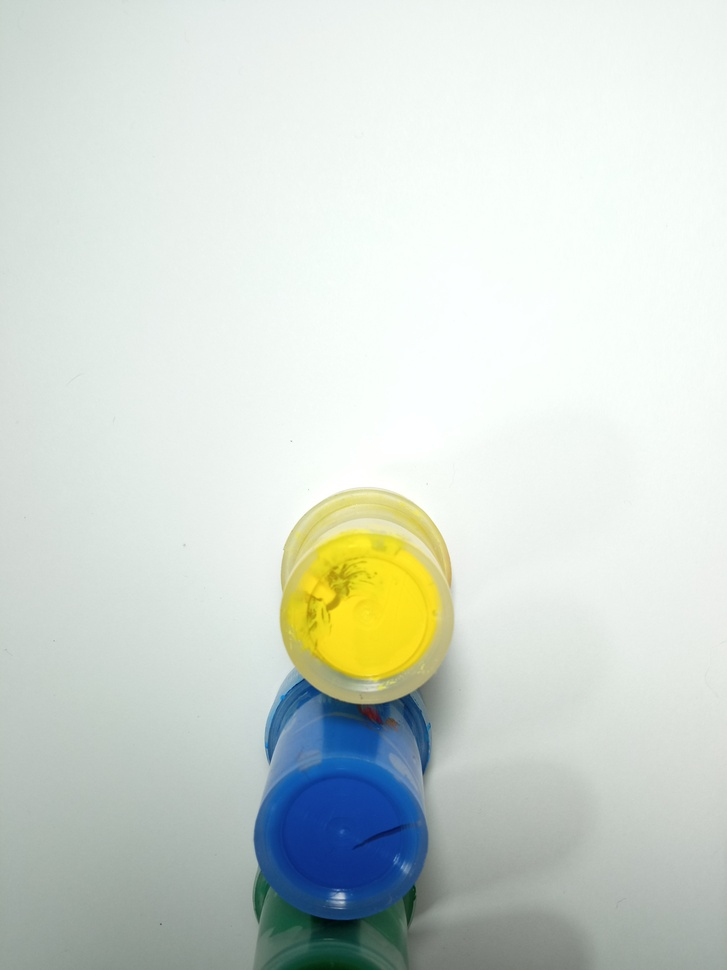
#> input picture IMG_0001.jpg, 727 x 970 px, shrunk from 3120 x 4160 before the run
$ python framesVideo.py
#> lines starting #> are read from the running program, lines starting #| are printed output that depends on the picture
import cv2

#Leer imagenes
img1 = cv2.imread('IMG_0001.jpg')
#> img1 is the input picture: shape (970, 727, 3); mean B, G, R 210.4, 217.4, 209.2
img2 = cv2.imread('IMG_0002.jpg')
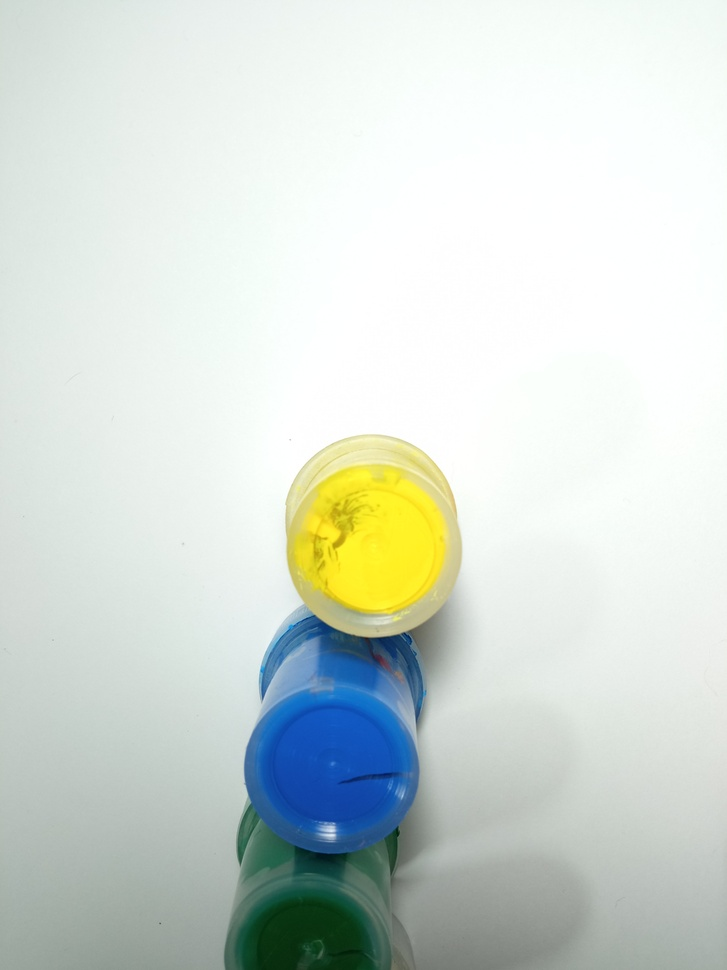
#> input picture IMG_0002.jpg, 727 x 970 px, shrunk from 3120 x 4160 before the run
#> img2 is the input picture: shape (970, 727, 3); mean B, G, R 213.3, 219.7, 211.1
img3 = cv2.imread('IMG_0003.jpg')
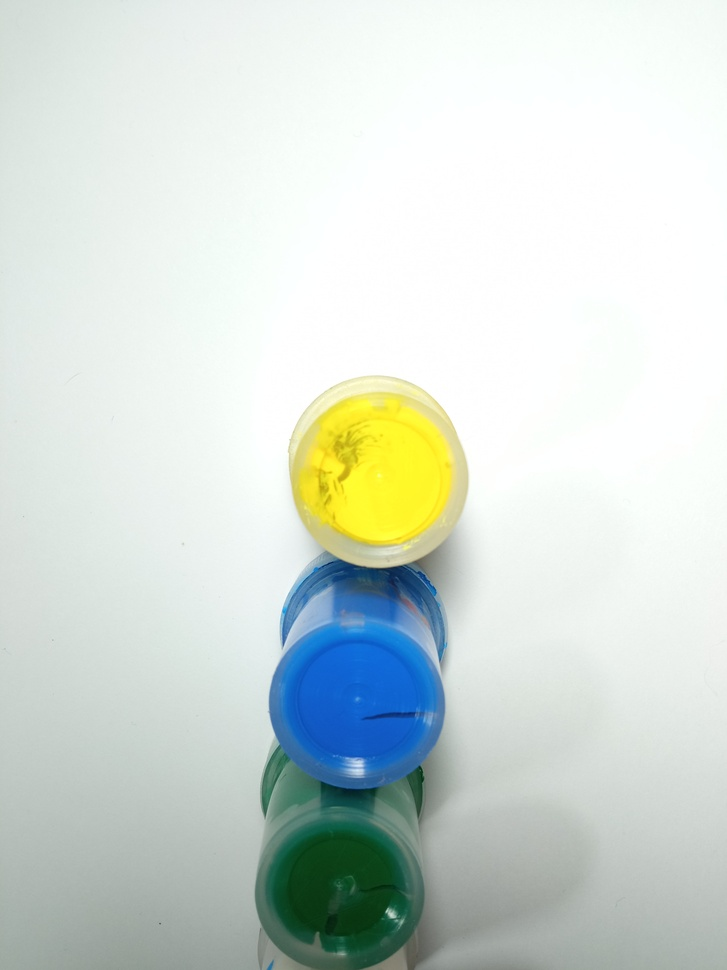
#> input picture IMG_0003.jpg, 727 x 970 px, shrunk from 3120 x 4160 before the run
#> img3 is the input picture: shape (970, 727, 3); mean B, G, R 214.1, 220.1, 210.5
img4 = cv2.imread('IMG_0004.jpg')
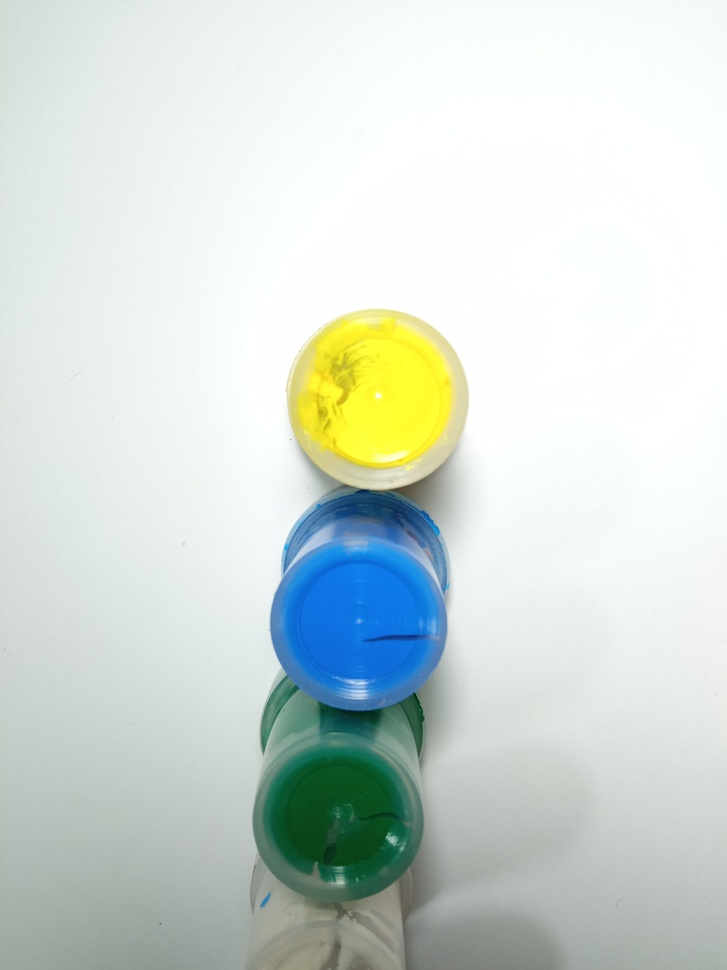
#> input picture IMG_0004.jpg, 727 x 970 px, shrunk from 3120 x 4160 before the run
#> img4 is the input picture: shape (970, 727, 3); mean B, G, R 212.7, 219, 208.8
img5 = cv2.imread('IMG_0005.jpg')
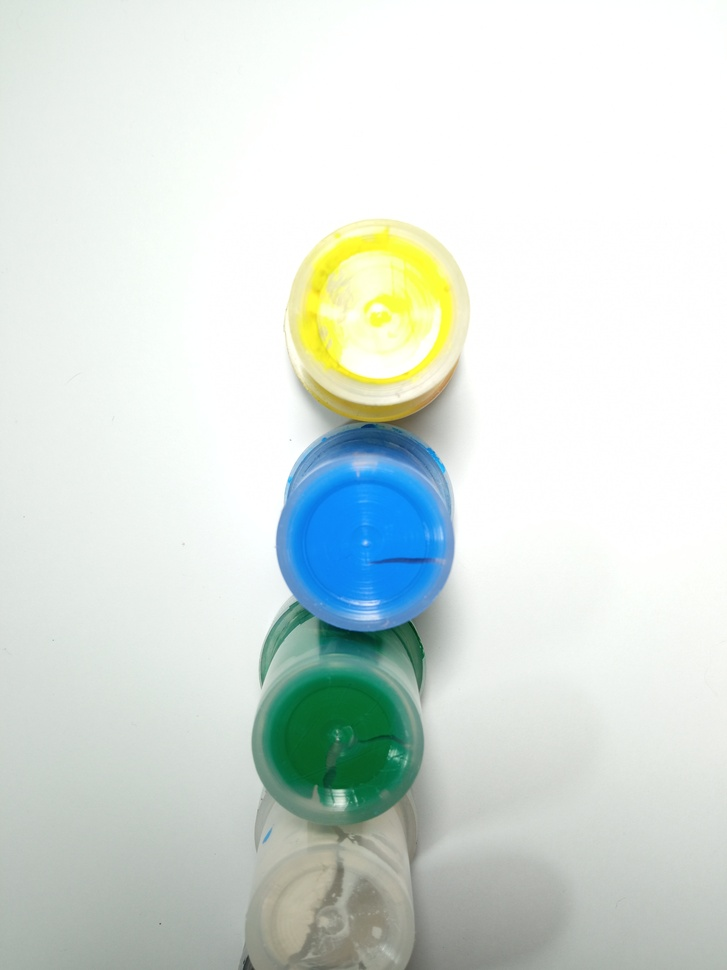
#> input picture IMG_0005.jpg, 727 x 970 px, shrunk from 3120 x 4160 before the run
#> img5 is the input picture: shape (970, 727, 3); mean B, G, R 219.3, 224.1, 214.4
img6 = cv2.imread('IMG_0006.jpg')
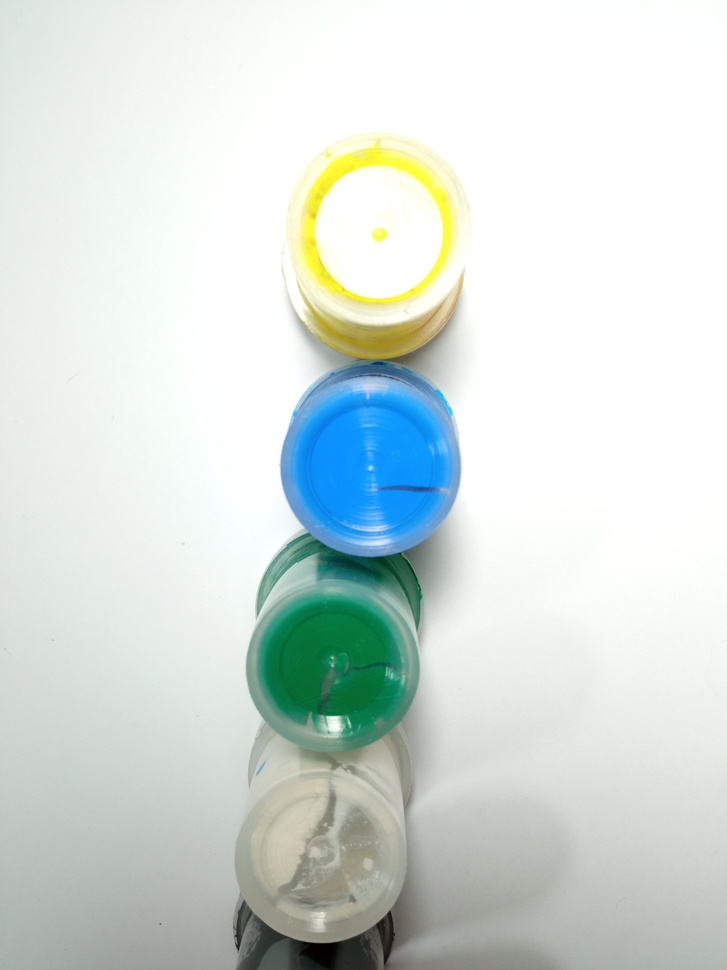
#> input picture IMG_0006.jpg, 727 x 970 px, shrunk from 3120 x 4160 before the run
#> img6 is the input picture: shape (970, 727, 3); mean B, G, R 218.8, 222.8, 212.9

#Dimensiones de la última imagen alto y ancho
height, width  = img6.shape[:2]
#> height = 970; width = 727

#Caracteristicas del video
video = cv2.VideoWriter('video1.mp4',cv2.VideoWriter_fourcc(*'mp4v'),2,(width,height))

# Poner cada frame en video
video.write(img1)
video.write(img2)
video.write(img3)
video.write(img4)
video.write(img5)
video.write(img6)

#liberar recursos
video.release()
